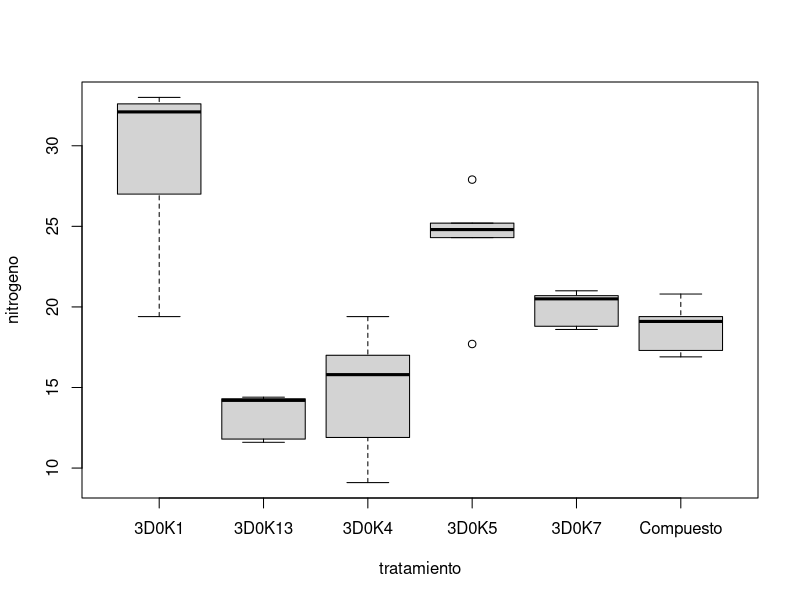

Reproduce this figure in R.
rm(list=ls(all=TRUE))

#Generando estructuras de carpetas
dir.create(file.path(".","salidas","graficos"),showWarnings = FALSE, recursive=TRUE)
dir.create(file.path(".","salidas","excel"),showWarnings = FALSE, recursive=TRUE)
dir.create(file.path(".","salidas","pdf"),showWarnings = FALSE, recursive=TRUE)
dir.create(file.path(".","salidas","html"),showWarnings = FALSE, recursive=TRUE)
dir.create(file.path(".","script"),showWarnings = FALSE, recursive=TRUE)
dir.create(file.path(".","rmd"),showWarnings = FALSE, recursive=TRUE)
dir.create(file.path(".","qmd"),showWarnings = FALSE, recursive=TRUE)
dir.create(file.path(".","BD"),showWarnings = FALSE, recursive=TRUE)

#Datos 
datos <- data.frame(
      tratamiento = factor(rep(c("3D0K1", "3D0K5", "3D0K4", "3D0K7", "3D0K13", "Compuesto"), each = 5)),
      nitrogeno = c(19.4, 32.6, 27.0, 32.1, 33.0,
                    17.7, 24.8, 27.9, 25.2, 24.3,
                    17.0, 19.4, 9.1, 11.9, 15.8,
                    20.7, 21.0, 20.5, 18.8, 18.6,
                    14.3, 14.4, 11.8, 11.6, 14.2,
                    17.3, 19.4, 19.1, 16.9, 20.8)
    )

datos$tratamiento_c<-as.character(datos$tratamiento)
str(datos)

#library(readxl)
datosexcel<-readxl::read_excel(file.path(".","BD","dca.xlsx"))
datosexcel<-as.data.frame(datosexcel)
datosexcel$tratamiento_f<-as.factor(datosexcel$tratamiento)
str(datosexcel)
levels(datosexcel$tratamiento_f)
nlevels(datosexcel$tratamiento_f)

#Estadistica descriptiva

#Funciones previas
descriptiva<-aggregate(nitrogeno~tratamiento,data=datos,mean)
descriptivasd<-aggregate(nitrogeno~tratamiento,data=datos,sd)

#personalizando aggregate forma 1
descriptiva<-aggregate(nitrogeno~tratamiento,data=datos,function(x){
  media<-mean(x)
  sd <- sd(x)
  n <- length(x)
  # t(alpha/2,gl)*s/raiz(n)
  delta<-qt(0.025,n-1,lower.tail=FALSE)*sd/sqrt(n)
  return(c(Media=media,Ds=sd,N=n,Delta=delta,Inferior=media-delta,Superior=media+delta,
  Maximo=max(x),Minimo=min(x),Mediana=median(x)))
})
descriptiva

#personalizando agregate forma 2
resumen<-function(x){
  media<-mean(x)
  sd <- sd(x)
  n <- length(x)
  # t(alpha/2,gl)*s/raiz(n)
  delta<-qt(0.025,n-1,lower.tail=FALSE)*sd/sqrt(n)
  return(c(Media=media,Ds=sd,N=n,Delta=delta,Inferior=media-delta,Superior=media+delta,
  Maximo=max(x),Minimo=min(x),Mediana=median(x)))
}
descriptiva<-aggregate(nitrogeno~tratamiento,data=datos,resumen)

descriptiva_tapply<-tapply(datos$nitrogeno,datos$tratamiento,resumen)
descriptiva2<-do.call(rbind,descriptiva_tapply)

##Formas de acceder a una lista
str(descriptiva)
str(descriptiva_tapply)
descriptiva_tapply$`3D0K1`
descriptiva_tapply[[1]]
names(descriptiva_tapply)
descriptiva_tapply[["3D0K1"]]
str(descriptiva2)


boxplot(nitrogeno~tratamiento,data=datos)

barras_personalizado<-function(media,mediana,inferior,superior,color_barras,color_datos,
 color_media,color_mediana,color_error,names_trt,repeticiones,ydatos,jpg=FALSE,typeplot="barras"){
  num_oro<-(1+sqrt(5))/2
  if (jpg) {
    jpeg(file.path(".","salidas","graficos","barras.jpg"),units="px",
    height=5*1200,width=num_oro*5*1200,res=1200,quality = 100)
  }

  if (typeplot=="barras"){
    bp<-barplot(media,xlab=expression("Cepas de " * italic("Rhizobium") * " sp."),
    ylab="Nitrógeno (mg)",ylim=c(0,40),names.arg = names_trt,cex.axis = 0.7,
    col=adjustcolor(color_barras, alpha.f = 0.3))
  }
  if (typeplot=="lineas"){
    plot(x=1:6,y=media,axes=FALSE,ylab="Nitrógeno (mg)",
      xlab=expression("Cepas de " * italic("Rhizobium") * " sp."),
      ylim=c(5 * floor(min(inferior) / 5), 5 * ceiling(max(superior) / 5))
    )
    bp=1:6
    axis(1,1:6,names_trt,las=1,cex.axis=0.9,tick=FALSE)
    axis(2)
  }
  arrows(bp,inferior,bp,superior,col=color_error,
  length = 0.05, lwd=1.5,code=3,angle=90)
  arrows(bp,inferior,bp,superior,col=color_error,
  length = 0.05, lwd=1.5,code=3,angle=45)
  points(x=rep(bp,each=5),y=ydatos,pch=24,cex=0.5,col=color_datos)
  points(x=bp,y=mediana,pch=18,cex=0.9,col=color_mediana)
  points(x=bp,y=media,pch=16,cex=0.9,col=color_media)

  # Leyenda
  legend("topright",legend = c("Observaciones", "Media", "Mediana"),
    pch = c(24, 16, 18),pt.bg = c(color_datos, NA, NA),
    col = c(color_datos, color_media, color_mediana),
    pt.cex = c(0.8, 1.0, 1.2),bty = "n",cex = 0.85)
  #Fig 1. Gráfico descriptivo para el contenido de nitróneno en 6 tratamientos de cepas de Rhizoboum.
  #.      La barras indican la media del tratamiento la cual también está resaltada en negro. La mediana
  #       se resalta en color naranja. Las observaciones originales están en color azul y las barras 
  #.      de error indican los límites del intervalo de confianza de 95%.
  if (jpg) dev.off()
}


barras_personalizado(
  media    = descriptiva$nitrogeno[, "Media"],
  mediana  = descriptiva$nitrogeno[, "Mediana"],
  inferior = descriptiva$nitrogeno[, "Inferior"],
  superior = descriptiva$nitrogeno[, "Superior"],
  names_trt = descriptiva$tratamiento,
  color_barras  = "#7BC96F",
  color_datos   = "#2E7D32",
  color_mediana = "#FF8C42",
  color_media   = "#E65100",
  color_error   = "#1B5E20",
  repeticiones=5,ydatos = datos$nitrogeno[order(datos$tratamiento)],typeplot="lineas",
  jpg=TRUE)


#barplot(descriptiva2[,"Media"])
